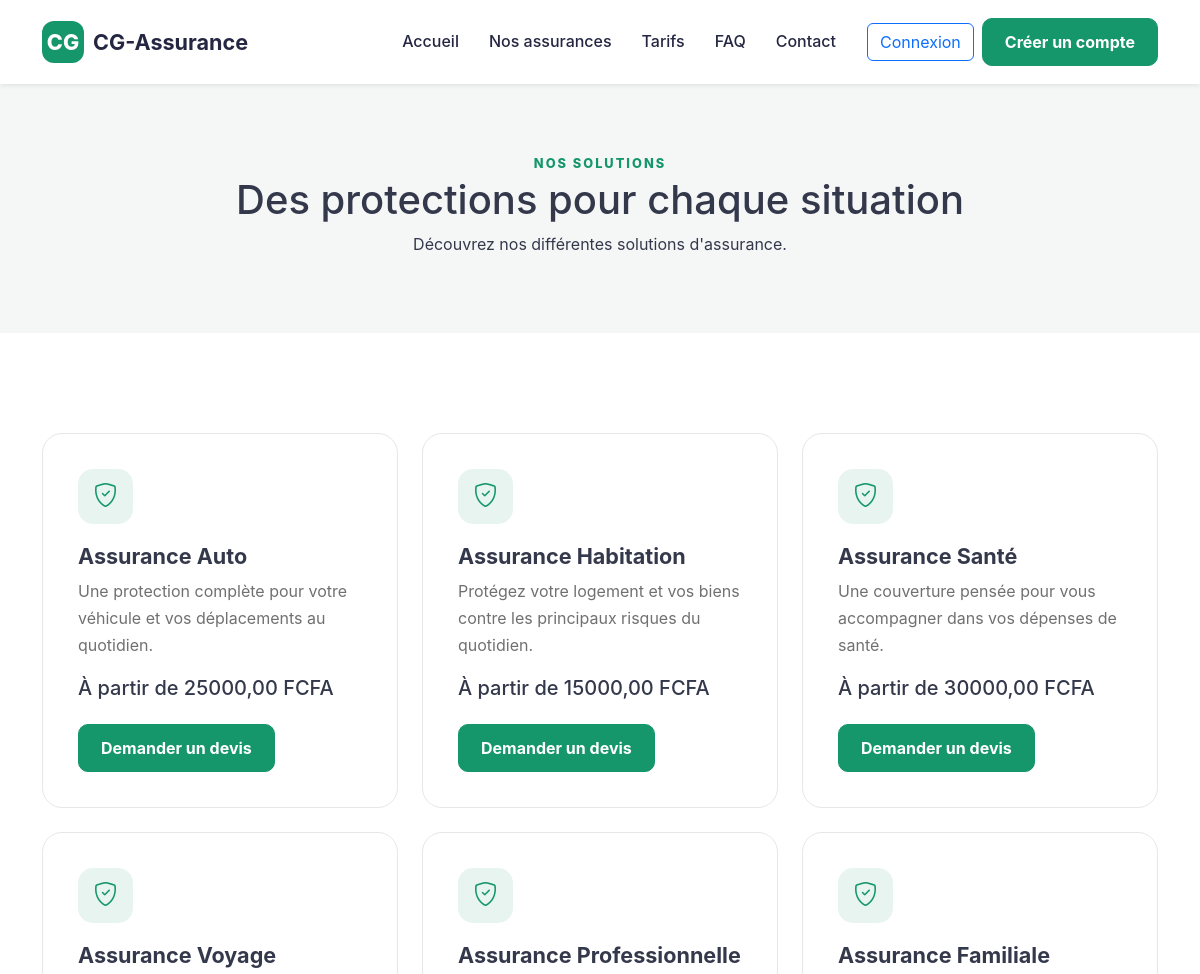
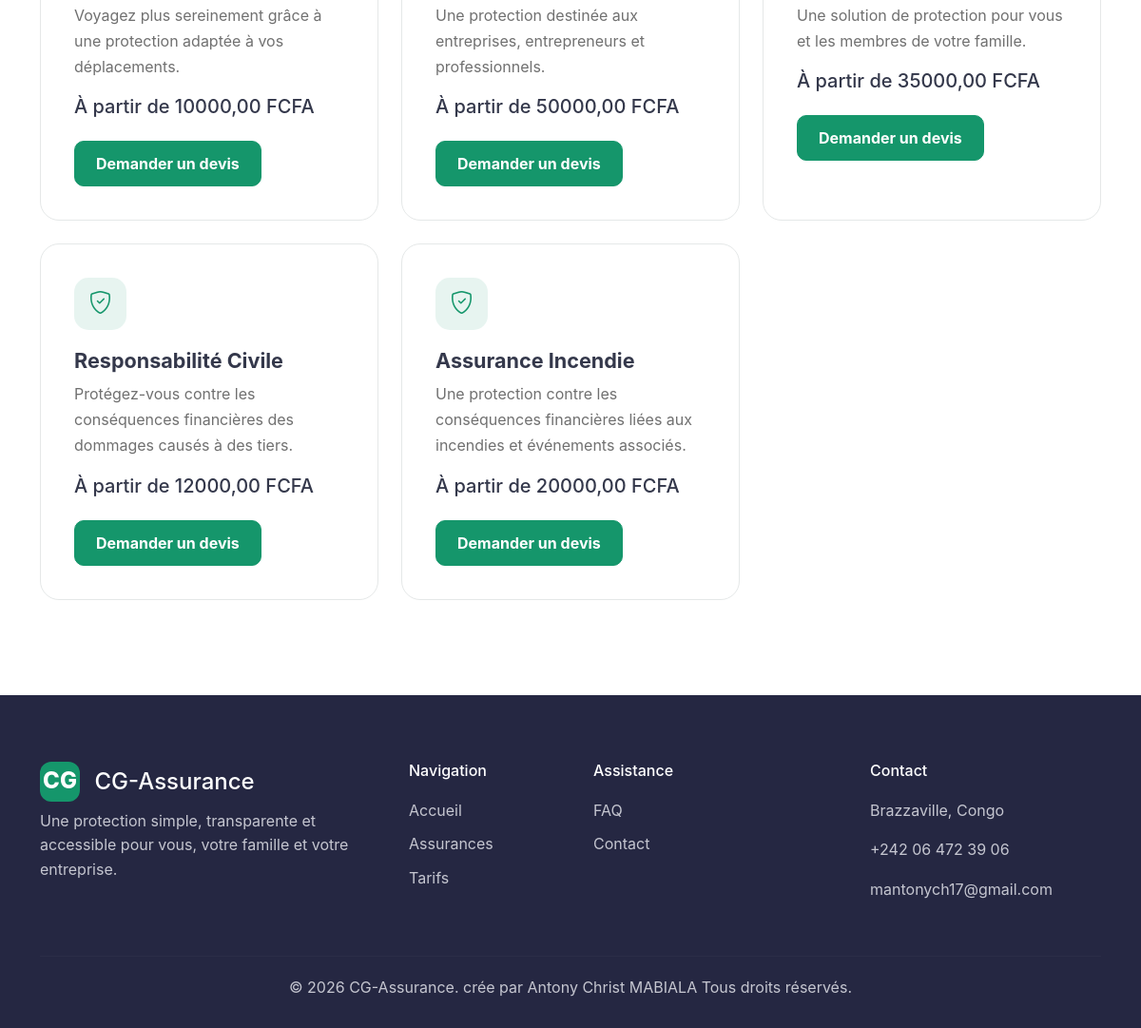
Page /services/ on the committed database (2 pictures, top to bottom).
### assurance/models.py (models this page shows, shortened)
class InsuranceProduct(models.Model):
    TYPE_CHOICES = [
        ("auto", "Assurance automobile"),
        ("health", "Assurance santé"),
        ("home", "Assurance habitation"),
        ("travel", "Assurance voyage"),
        ("life", "Assurance vie"),
        ("business", "Assurance entreprise"),
    ]
    name = models.CharField(max_length=150)
    slug = models.SlugField(
        unique=True
    )
    type = models.CharField(
        max_length=30,
        choices=TYPE_CHOICES
    )
    description = models.TextField()
    price = models.DecimalField(
        max_digits=12,
        decimal_places=2
    )
    coverage = models.TextField(
        help_text="Une garantie par ligne."
    )
    active = models.BooleanField(
        default=True
    )
    created_at = models.DateTimeField(
        auto_now_add=True
    )

### assurance/views.py (the view)
def services(request):
    products = InsuranceProduct.objects.filter(
        active=True
    )
    return render(
        request,
        "services.html",
        {
            "products": products
        }
    )

### assurance/templates/services.html (shortened to what this page needs)
{% extends "base.html" %}
{% block content %}
<section class="dashboard-header">
    <div class="container text-center">
        <span class="section-label">
            NOS SOLUTIONS
        </span>
        <h1>
            Des protections pour chaque situation
        </h1>
        <p>
            Découvrez nos différentes solutions d'assurance.
        </p>
    </div>
</section>
<section class="section">
    <div class="container">
        <div class="row g-4">
            {% for product in products %}
            <div class="col-md-6 col-lg-4">
                <div class="insurance-card">
                    <div class="card-icon">
                        <i class="bi bi-shield-check"></i>
                    </div>
                    <h3>
                        {{ product.name }}
                    </h3>
                    <p>
                        {{ product.description }}
                    </p>
                    <h5>
                        À partir de
                        {{ product.price }}
                        FCFA
                    </h5>
                    <a
                        href="{% url 'quote_create' %}"
                        class="btn btn-primary-custom mt-3"
                    >
                        Demander un devis
                    </a>
                </div>
            </div>
            {% endfor %}
        </div>
    </div>
</section>
{% endblock %}

### assurance/static/assurance/css/style.css (style rules this page uses)
:root { --primary: #15966b; --primary-dark: #0d7653; --primary-light: #eaf7f2; --coral: #fc6a55; --dark: #252742; --dark-soft: #42465d; --text: #34384b; --text-muted: #6f7484; --light: #f5f7f7; --white: #ffffff; --border: #e5e8e8; --border-dark: #d5dadd; --danger: #dc3545; --danger-light: #fff1f2; --success: #198754; --shadow-sm: 0 5px 20px rgba(0, 0, 0, 0.05); --shadow-md: 0 15px 40px rgba(0, 0, 0, 0.08); --shadow-lg: 0 25px 70px rgba(0, 0, 0, 0.10); --radius-sm: 10px; --radius-md: 16px; --radius-lg: 22px; --radius-xl: 30px; }
*, *::before, *::after { box-sizing: border-box; }
html { scroll-behavior: smooth; }
body { margin: 0; padding: 0; font-family: Inter, -apple-system, BlinkMacSystemFont, "Segoe UI", Roboto, Arial, sans-serif; color: var(--text); background: var(--white); line-height: 1.6; }
a { transition: all 0.2s ease; }
.btn-primary-custom { display: inline-flex; align-items: center; justify-content: center; gap: 8px; min-height: 46px; padding: 11px 22px; background: var(--primary); border: 1px solid var(--primary); color: var(--white); border-radius: var(--radius-sm); font-weight: 700; text-decoration: none; cursor: pointer; transition: all 0.2s ease; }
.section { padding: 100px 0; }
.section-heading span, .section-label { color: var(--primary); font-size: 0.8rem; font-weight: 800; letter-spacing: 2px; text-transform: uppercase; }
.insurance-card { height: 100%; padding: 35px; background: var(--white); border: 1px solid var(--border); border-radius: 20px; transition: all 0.25s ease; }
.card-icon { width: 55px; height: 55px; background: rgba(21, 150, 107, 0.1); color: var(--primary); border-radius: 15px; display: flex; align-items: center; justify-content: center; font-size: 1.5rem; margin-bottom: 20px; }
.insurance-card h3 { font-size: 1.35rem; font-weight: 750; }
.insurance-card p { color: #707070; line-height: 1.7; }
.dashboard-header { padding: 150px 0 60px; background: var(--light); }

### rows in the picture
InsuranceProduct: name "Assurance Auto", description "Une protection complète pour votre véhicule et vos déplacements au quotidien.", price "25000,00"
InsuranceProduct: name "Assurance Habitation", description "Protégez votre logement et vos biens contre les principaux risques du quotidien.", price "15000,00"
InsuranceProduct: name "Assurance Santé", description "Une couverture pensée pour vous accompagner dans vos dépenses de santé.", price "30000,00"
InsuranceProduct: name "Assurance Voyage", description "Voyagez plus sereinement grâce à une protection adaptée à vos déplacements.", price "10000,00"
InsuranceProduct: name "Assurance Professionnelle", description "Une protection destinée aux entreprises, entrepreneurs et professionnels.", price "50000,00"
InsuranceProduct: name "Assurance Familiale", description "Une solution de protection pour vous et les membres de votre famille.", price "35000,00"
InsuranceProduct: name "Responsabilité Civile", description "Protégez-vous contre les conséquences financières des dommages causés à des tiers.", price "12000,00"
InsuranceProduct: name "Assurance Incendie", description "Une protection contre les conséquences financières liées aux incendies et événements associés.", price "20000,00"
